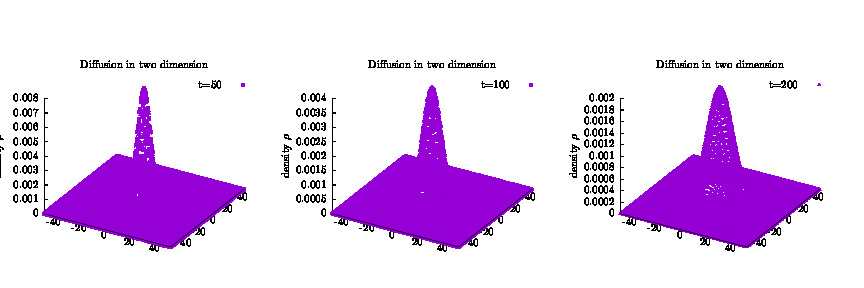

The gnuplot source for this figure:
#!/usr/bin/env gnuplot

set term epslatex standalone solid color size 12,4
set output "df2d.tex"
set multiplot layout 1,3

set title "Diffusion in two dimension" offset 0,-4
set zlabel "density $\\rho$" rotate by 90
set xtics ("-40" 10, "-20" 30, "0" 50, "20" 70, "40" 90)
set ytics ("-40" 10, "-20" 30, "0" 50, "20" 70, "40" 90)
set xyplane 0.0
# set zrange [0.0:0.01]
set key at 30,250
splot "d2t050.txt" matrix t "t=50" w p pt 3

set title "Diffusion in two dimension" offset 0, -4
set zlabel "density $\\rho$" rotate by 90
# set zrange [0.0:0.005]
splot "d2t100.txt" matrix t "t=100"  w p pt 6

set title "Diffusion in two dimension" offset 0,-4
set zlabel "density $\\rho$" rotate by 90
set xyplane 0.0
# set zrange [0.0:0.0025]
splot "d2t200.txt" matrix t "t=200"  w p pt 9

unset multiplot
set output
!xelatex df2d.tex &>/dev/null
!evince df2d.pdf &>/dev/null &
